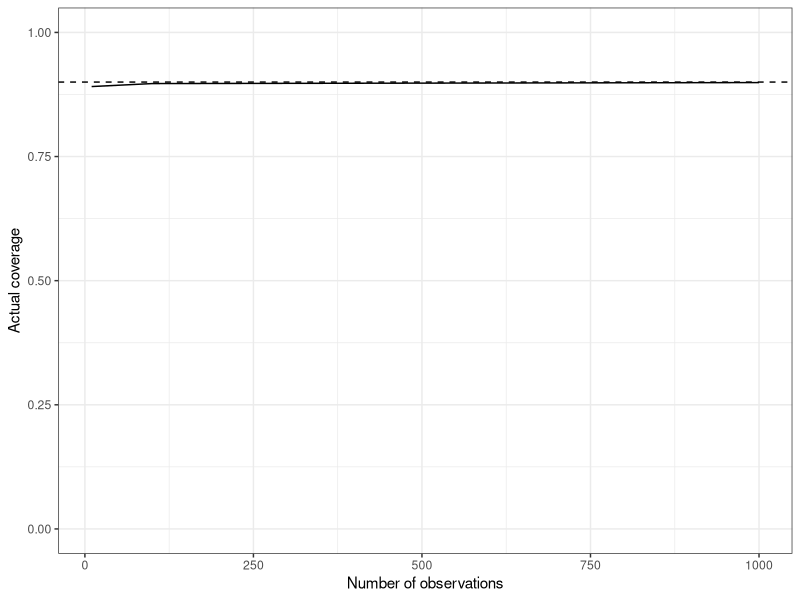

Generate this figure with R:
## ---- chunk 1
#| code-fold: true

suppressPackageStartupMessages(require("ggplot2"))
suppressPackageStartupMessages(require("dplyr"))
suppressPackageStartupMessages(require("tidyr"))
theme_set(theme_bw())

high_density_intervals <- function(alpha, posterior_probs){
  ordered_probs = posterior_probs[,order(posterior_probs[2,], decreasing = TRUE)]
  cumulative_probs = cumsum(ordered_probs[2,])
  index = which.max(cumulative_probs >= (1-alpha))
  return(ordered_probs[,1:index, drop=FALSE])
}

rdunif <- function(max) { return(ceiling(max*runif(1))) } # unif 1, 2, .., max

posterior_distribution <- function(prior_probs, n_successes, n_trials){         
  K <- length(prior_probs)-1 # K+1 values that your p can assume
  n_fails <- n_trials - n_successes
  p <- seq(0, 1, 1/K)
  posterior_probs <-                                       # 1. this computes gamma(i)
    prior_probs *                                          #    - pr. for picking coin (prior) (=1/3 in picture)
    p^n_successes * (1-p)^n_fails                          #    - conditional for the flips 
  posterior_probs <- posterior_probs/sum(posterior_probs)  # 2. normalize gamma(i)
  post_prob <- rbind(p, posterior_probs)
  return(post_prob)
}

set.seed(1)
K <- 1000
prior_used_for_computing_posterior <- rep(1/(K+1), K+1) # Use same prior for simulation and posterior computation
n_repeats <- 1000
alpha <- 0.1

hdi_coverage_pr <- function(n_datapoints) {
  n_inclusions <- 0
  for (repetition in seq(1:n_repeats)) {
    i <- rdunif(K + 1) - 1  # Always generate the data using a uniform prior
    true_p <- i/K
    x <- rbinom(1, n_datapoints, true_p)
    post <- posterior_distribution(prior_used_for_computing_posterior, x, n_datapoints)
    
    # This if is just a hacky way to check if true parameter is in the HDI credible interval
    if (sum(abs(true_p - high_density_intervals(alpha, post)[1,]) < 10e-10) == 1) {
      n_inclusions <- n_inclusions + 1
    }
  }
  return(n_inclusions/n_repeats) # Fraction of simulation where the true parameter was in interval
}

df <- data.frame("n_observations" = c(10, 100, 1000))
df$coverage_pr <- sapply(df$n_observations, hdi_coverage_pr)

ggplot(data=df, aes(x=n_observations, y=coverage_pr)) +
  ylim(0, 1) +
  xlab("Number of observations") + 
  ylab("Actual coverage") +
  geom_hline(yintercept=1-alpha, linetype="dashed", color = "black") +
  geom_line()
